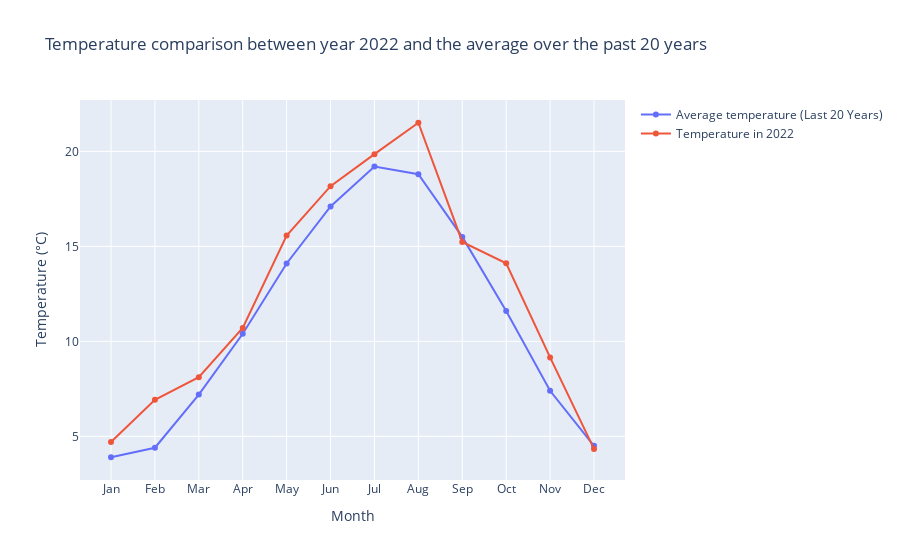

Source (notebook cell):
### Code cell
import plotly.graph_objects as go

months = ["Jan", "Feb", "Mar", "Apr", "May", "Jun", "Jul", "Aug", "Sep", "Oct", "Nov", "Dec"]


# Create the scatter plots
fig = go.Figure()

# Add the scatter plot for average rainfall over the last 20 years
fig.add_trace(go.Scatter(x=months, y=avg_temp_Uccle, name="Average temperature (Last 20 Years)", mode="markers+lines"))

# Add the scatter plot for rainfall in 2022
fig.add_trace(go.Scatter(x=months, y=avg_temp_per_month, name="Temperature in 2022", mode="markers+lines"))

# Update the layout
fig.update_layout(
    title="Temperature comparison between year 2022 and the average over the past 20 years",
    xaxis_title="Month",
    yaxis_title="Temperature (°C)"
)

# Show the plot
fig.show()

### Figure 1 — Plotly figure (JSON) as saved in the notebook; plotly's stock layout.template omitted (floating-point values rounded to 4 significant figures)
{"data": [{"mode": "markers+lines", "name": "Average temperature (Last 20 Years)", "type": "scatter", "x": ["Jan", "Feb", "Mar", "Apr", "May", "Jun", "Jul", "Aug", "Sep", "Oct", "Nov", "Dec"], "y": [3.9, 4.4, 7.2, 10.4, 14.1, 17.1, 19.2, 18.8, 15.5, 11.6, 7.4, 4.5]}, {"mode": "markers+lines", "name": "Temperature in 2022", "type": "scatter", "x": ["Jan", "Feb", "Mar", "Apr", "May", "Jun", "Jul", "Aug", "Sep", "Oct", "Nov", "Dec"], "y": [4.698, 6.923, 8.113, 10.7, 15.57, 18.17, 19.85, 21.51, 15.23, 14.11, 9.155, 4.341]}], "layout": {"title": {"text": "Temperature comparison between year 2022 and the average over the past 20 years"}, "xaxis": {"title": {"text": "Month"}}, "yaxis": {"title": {"text": "Temperature (°C)"}}}}
